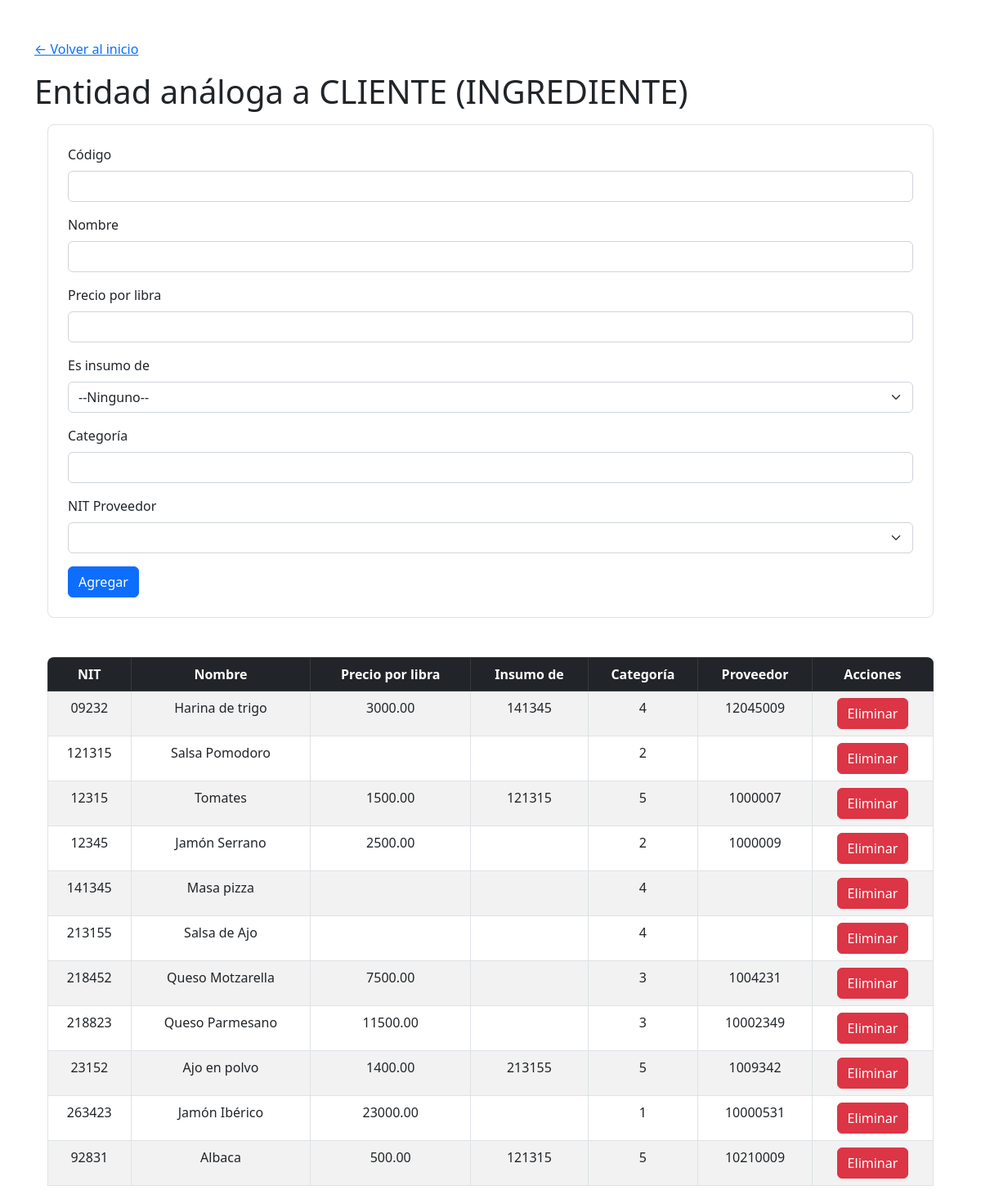
Page /ingrediente/ingrediente.php on the committed database.
### tables this page shows
CREATE TABLE ingrediente
(
codigo VARCHAR(10) PRIMARY KEY,
nombre VARCHAR(20) NOT NULL,
precio_libra DECIMAL(10,2),
insumo_de VARCHAR(10) DEFAULT NULL,
categoria INT CHECK (categoria IN (1, 2, 3, 4, 5)),
nit_proveedor VARCHAR(20),
FOREIGN KEY(nit_proveedor) REFERENCES proveedor(nit) ON DELETE CASCADE
);

### proveedor/proveedor_select.php (called while the page is built, shortened)
<?php
require('../config/conexion.php');
$query = "SELECT * FROM proveedor";
$resultadoProveedor = mysqli_query($conn, $query) or die(mysqli_error($conn));

### ingrediente/ingrediente_select.php (called while the page is built, shortened)
<?php
require('../config/conexion.php');
$query = "SELECT * FROM ingrediente";
$query_insumo_de = "SELECT * FROM ingrediente WHERE nit_proveedor IS NULL";
$resultadoIngrediente = mysqli_query($conn, $query) or die(mysqli_error($conn));
$resultado_insumo_de = mysqli_query($conn, $query_insumo_de) or die(mysqli_error($conn));

### ingrediente/ingrediente.php (the view, shortened to what this page needs)
<?php
include "../includes/header.php";
?>
<h1 class="mt-3">Entidad análoga a CLIENTE (INGREDIENTE)</h1>
<div class="formulario p-4 m-3 border rounded-3">
    <form action="ingrediente_insert.php" method="post" class="form-group">
        <div class="mb-3">
            <label for="codigo" class="form-label">Código</label>
            <input type="text" class="form-control" id="codigo" name="codigo" required>
        </div>
        <div class="mb-3">
            <label for="nombre" class="form-label">Nombre</label>
            <input type="text" class="form-control" id="nombre" name="nombre" required>
        </div>
        <div class="mb-3">
            <label for="precio_libra" class="form-label">Precio por libra</label>
            <input type="number" class="form-control" id="precio_libra" name="precio_libra" required>
        </div>
        <div class="mb-3">
            <label for="insumo_de" class="form-label">Es insumo de</label>
            <select name="insumo_de" id="insumo_de" class="form-select">
                <option value="" selected> --Ninguno-- </option>
                <?php
                require("../ingrediente/ingrediente_select.php");
                ?>
            </select>
        </div>
        <div class="mb-3">
            <label for="categoria" class="form-label">Categoría</label>
            <select class="form-control" id="categoria" name="categoria">
                <option value="" selected disabled hidden ></option>
                <option value="1">1 - Cárnicos</option>
            </select>
        </div>
        <div class="mb-3">
            <label for="nit_proveedor" class="form-label">NIT Proveedor</label>
            <select name="nit_proveedor" id="nit_proveedor" class="form-select">
                <option value="" selected></option>
                <?php
                require("../proveedor/proveedor_select.php");
                if($resultadoProveedor):
                    foreach ($resultadoProveedor as $fila):
                ?>
                <option value="<?= $fila["nit"]; ?>"><?= $fila["nombre"]; ?> - NIT <?= $fila["nit"]; ?></option>
                <?php
                    endforeach;
                endif;
                ?>
            </select>
        </div>
        <button type="submit" class="btn btn-primary">Agregar</button>
    </form>
</div>
<?php
require("ingrediente_select.php");
if($resultadoIngrediente and $resultadoIngrediente->num_rows > 0):
?>
<div class="tabla mt-5 mx-3 rounded-3 overflow-hidden">
    <table class="table table-striped table-bordered">
        <thead class="table-dark">
            <tr>
                <th scope="col" class="text-center">NIT</th>
                <th scope="col" class="text-center">Nombre</th>
                <th scope="col" class="text-center">Precio por libra</th>
                <th scope="col" class="text-center">Insumo de</th>
                <th scope="col" class="text-center">Categoría</th>
                <th scope="col" class="text-center">Proveedor</th>
                <th scope="col" class="text-center">Acciones</th>
            </tr>
        </thead>
        <tbody>
            <?php
            foreach ($resultadoIngrediente as $fila):
            ?>
            <tr>
                <td class="text-center"><?= $fila["codigo"]; ?></td>
                <td class="text-center"><?= $fila["nombre"]; ?></td>
                <td class="text-center"><?= $fila["precio_libra"];?></td>
                <td class="text-center"><?= $fila["insumo_de"];?></td>
                <td class="text-center"><?= $fila["categoria"];?></td>
                <td class="text-center"><?= $fila["nit_proveedor"];?></td>
                <td class="text-center">
                    <form action="ingrediente_delete.php" method="post">
                        <button type="submit" class="btn btn-danger">Eliminar</button>
                    </form>
                </td>
            </tr>
            <?php
            endforeach;
            ?>
        </tbody>
    </table>
</div>
<?php
endif;
include "../includes/footer.php";
?>

### includes/header.php (shortened to what this page needs)
<!DOCTYPE html>
<html lang="en">
<head>
    <link href="https://cdn.jsdelivr.net/npm/bootstrap@5.2.2/dist/css/bootstrap.min.css" rel="stylesheet"
>
</head>
<body>
    <div class="container mt-5">
        <a href="/">&#8592; Volver al inicio</a>

### includes/footer.php
    </div>
</body>
</html>

### rows in the picture
ingrediente: codigo "09232", nombre "Harina de trigo", precio_libra "3000.00", insumo_de "141345", categoria "4", nit_proveedor "12045009"
ingrediente: codigo "121315", nombre "Salsa Pomodoro", categoria "2"
ingrediente: codigo "12315", nombre "Tomates", precio_libra "1500.00", insumo_de "121315", categoria "5", nit_proveedor "1000007"
ingrediente: codigo "12345", nombre "Jamón Serrano", precio_libra "2500.00", categoria "2", nit_proveedor "1000009"
ingrediente: codigo "141345", nombre "Masa pizza", categoria "4"
ingrediente: codigo "213155", nombre "Salsa de Ajo", categoria "4"
ingrediente: codigo "218452", nombre "Queso Motzarella", precio_libra "7500.00", categoria "3", nit_proveedor "1004231"
ingrediente: codigo "218823", nombre "Queso Parmesano", precio_libra "11500.00", categoria "3", nit_proveedor "10002349"
ingrediente: codigo "23152", nombre "Ajo en polvo", precio_libra "1400.00", insumo_de "213155", categoria "5", nit_proveedor "1009342"
ingrediente: codigo "263423", nombre "Jamón Ibérico", precio_libra "23000.00", categoria "1", nit_proveedor "10000531"
ingrediente: codigo "92831", nombre "Albaca", precio_libra "500.00", insumo_de "121315", categoria "5", nit_proveedor "10210009"
